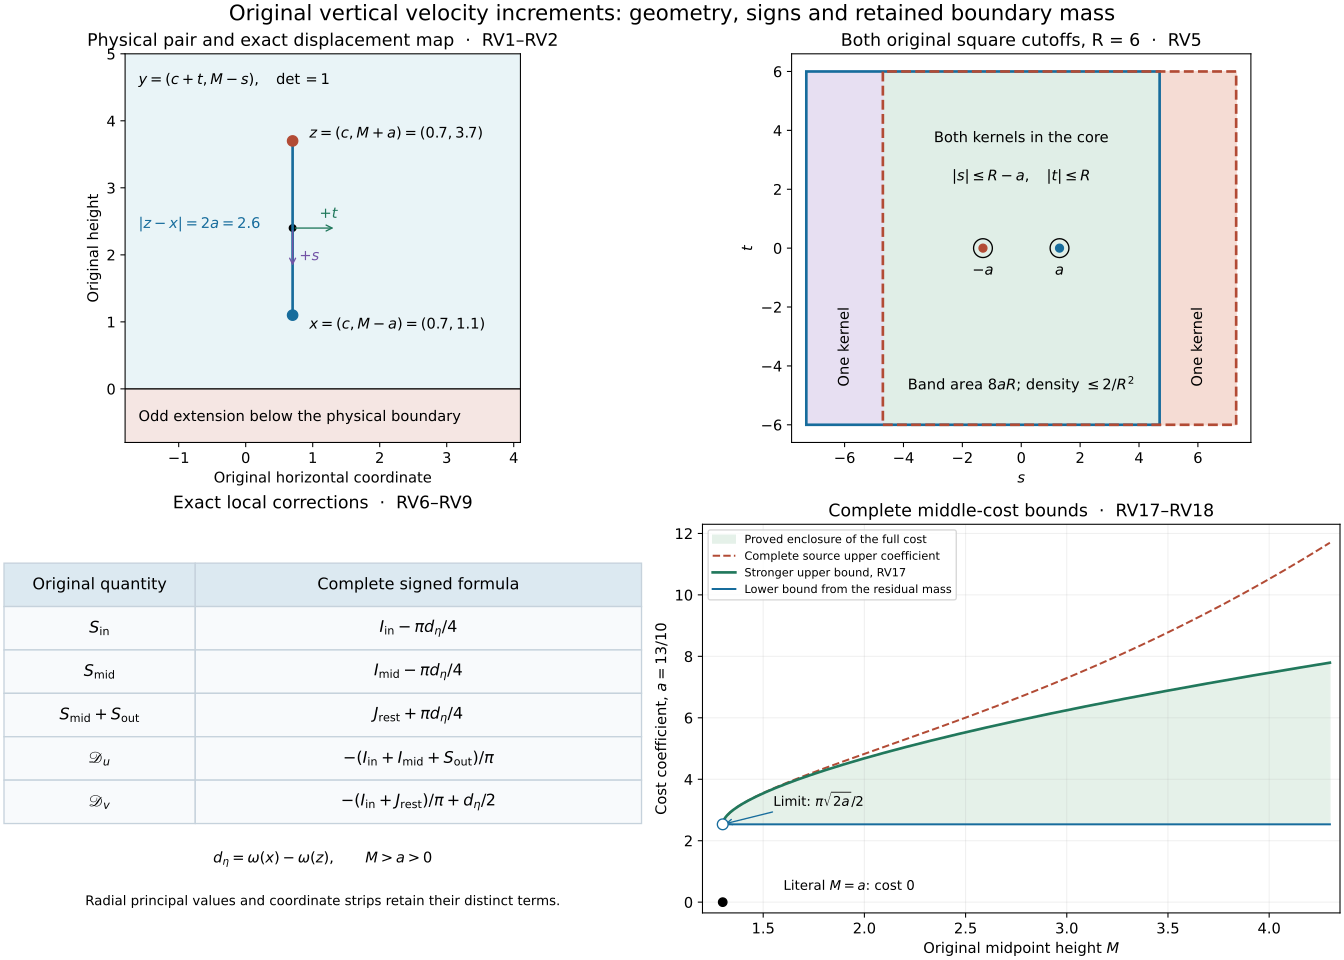

This chart was generated by the following Python code:
"""Original physical coordinates and exact proved bounds, RV1–RV22."""
from pathlib import Path
from datetime import datetime, timezone
import hashlib, json
import numpy as np
import matplotlib
matplotlib.use('Agg')
import matplotlib.pyplot as plt
from matplotlib.patches import Rectangle, Circle

P=Path(__file__).resolve()
a=13/10; c=7/10; M=12/5; R=6
plt.rcParams.update({'font.size':11, 'axes.titlesize':13, 'axes.labelsize':11})
fig,axs=plt.subplots(2,2,figsize=(14,10),layout='constrained')
blue='#176c9c'; red='#b24b35'; green='#21785c'; purple='#7353a6'
ax=axs[0,0]
ax.axhspan(0,5,color='#e9f4f7');ax.axhspan(-.8,0,color='#f5e6e3')
ax.axhline(0,color='black',lw=1)
ax.plot([c,c],[M-a,M+a],color=blue,lw=2)
ax.scatter([c,c],[M-a,M+a],color=[blue,red],s=60,zorder=3)
ax.scatter([c],[M],color='black',s=25)
ax.annotate(r'$x=(c,M-a)=(0.7,1.1)$',(c,M-a),xytext=(.95,.9))
ax.annotate(r'$z=(c,M+a)=(0.7,3.7)$',(c,M+a),xytext=(.95,3.75))
ax.text(-1.6,2.4,r'$|z-x|=2a=2.6$',color=blue)
ax.text(-1.6,4.55,r'$y=(c+t,M-s),\quad \det=1$')
ax.text(-1.6,-.48,'Odd extension below the physical boundary')
ax.annotate('',xy=(c+.65,M),xytext=(c,M),arrowprops={'arrowstyle':'->','color':green})
ax.text(c+.4,M+.15,r'$+t$',color=green)
ax.annotate('',xy=(c,M-.6),xytext=(c,M),arrowprops={'arrowstyle':'->','color':purple})
ax.text(c+.1,M-.48,r'$+s$',color=purple)
ax.set(xlim=(-1.8,4.1),ylim=(-.8,5),xlabel='Original horizontal coordinate',ylabel='Original height',
       title='Physical pair and exact displacement map  ·  RV1–RV2')
ax.set_aspect('equal',adjustable='box')

ax=axs[0,1]
ax.add_patch(Rectangle((-R+a,-R),2*(R-a),2*R,color='#e0eee7'))
ax.add_patch(Rectangle((-R-a,-R),2*a,2*R,color='#e7dff2'))
ax.add_patch(Rectangle((R-a,-R),2*a,2*R,color='#f5dcd4'))
ax.add_patch(Rectangle((-a-R,-R),2*R,2*R,fill=False,ec=blue,lw=2))
ax.add_patch(Rectangle((a-R,-R),2*R,2*R,fill=False,ec=red,lw=2,ls='--'))
ax.scatter([-a,a],[0,0],c=[red,blue],s=35,zorder=4)
for v in [-a,a]:ax.add_patch(Circle((v,0),.32,fill=False,ec='black',lw=1))
ax.text(0,3.6,'Both kernels in the core',ha='center')
ax.text(0,2.3,r'$|s|\leq R-a,\quad |t|\leq R$',ha='center')
ax.text(-R,-4.6,'One kernel',ha='center',rotation=90)
ax.text(R,-4.6,'One kernel',ha='center',rotation=90)
ax.text(0,-4.8,r'Band area $8aR$; density $\leq 2/R^2$',ha='center')
ax.text(-a,-.9,r'$-a$',ha='center');ax.text(a,-.9,r'$a$',ha='center')
ax.set(xlim=(-R-a-.5,R+a+.5),ylim=(-R-.6,R+.6),xlabel=r'$s$',ylabel=r'$t$',
       title='Both original square cutoffs, R = 6  ·  RV5')
ax.set_aspect('equal',adjustable='box')

ax=axs[1,0];ax.axis('off')
ax.set_title('Exact local corrections  ·  RV6–RV9',pad=12)
rows=[
 [r'$S_{\rm in}$',r'$I_{\rm in}-\pi d_\eta/4$'],
 [r'$S_{\rm mid}$',r'$I_{\rm mid}-\pi d_\eta/4$'],
 [r'$S_{\rm mid}+S_{\rm out}$',r'$J_{\rm rest}+\pi d_\eta/4$'],
 [r'$\mathscr{D}_u$',r'$-(I_{\rm in}+I_{\rm mid}+S_{\rm out})/\pi$'],
 [r'$\mathscr{D}_v$',r'$-(I_{\rm in}+J_{\rm rest})/\pi+d_\eta/2$'],
]
table=ax.table(cellText=rows,colLabels=['Original quantity','Complete signed formula'],
               loc='center',colWidths=[.30,.70],bbox=[0,.23,1,.67],cellLoc='center')
table.auto_set_font_size(False);table.set_fontsize(12)
for (i,j),cell in table.get_celld().items():
 cell.set_edgecolor('#c6d2dc');cell.set_facecolor('#dce9f1' if i==0 else '#f8fafc')
ax.text(.5,.13,r'$d_\eta=\omega(x)-\omega(z),\qquad M>a>0$',ha='center',transform=ax.transAxes)
ax.text(.5,.02,'Radial principal values and coordinate strips retain their distinct terms.',
        ha='center',transform=ax.transAxes,fontsize=10)

ax=axs[1,1]
ms=np.linspace(a,a+3,401)
lower=np.pi/2*np.sqrt(2*a)*np.ones_like(ms)
upper=np.pi/2*np.sqrt(2*ms)+4*np.sqrt(ms-a)*(np.pi/2-np.pi/(2*np.sqrt(2)))
old=upper+(ms-a)**2/(4*a*a)*np.sqrt(2*ms)
ax.fill_between(ms,lower,upper,color='#e5f1e9',label='Proved enclosure of the full cost')
ax.plot(ms,old,color=red,ls='--',label='Complete source upper coefficient')
ax.plot(ms,upper,color=green,lw=2,label='Stronger upper bound, RV17')
ax.plot(ms,lower,color=blue,lw=1.5,label='Lower bound from the residual mass')
ax.scatter([a],[lower[0]],facecolors='white',edgecolors=blue,s=65,zorder=5)
ax.scatter([a],[0],color='black',s=40,zorder=5)
ax.annotate(r'Literal $M=a$: cost $0$',(a,0),xytext=(a+.3,.4),fontsize=10)
ax.annotate(r'Limit: $\pi\sqrt{2a}/2$',(a,lower[0]),xytext=(a+.25,lower[0]+.6),fontsize=10,
            arrowprops={'arrowstyle':'->','color':blue})
ax.set(xlim=(a-.1,a+3.05),ylim=(-.35,old[-1]+.6),xlabel=r'Original midpoint height $M$',
       ylabel=r'Cost coefficient, $a=13/10$',title='Complete middle-cost bounds  ·  RV17–RV18')
ax.legend(loc='upper left',fontsize=8.5)
ax.grid(alpha=.18)
fig.suptitle('Original vertical velocity increments: geometry, signs and retained boundary mass',fontsize=16)
for ext in ['png','svg']:fig.savefig(P.with_suffix('.'+ext),dpi=160)
plt.close(fig)
meta=dict(at=datetime.now(timezone.utc).isoformat(),source_sha256=hashlib.sha256(P.read_bytes()).hexdigest(),
          parameters=dict(a=a,c=c,M=M,R=R),locators='RV1–RV22; KX13–KX14; PV3',
          scope='Exact proof formulas sampled for illustration; curves are bounds, not evaluated integral values.',
          human_sources=['Chen–Hou Part I arXiv:2210.07191v4','Chen–Hou Part II arXiv:2305.05660v3'],
          visual_inspection='pending')
P.with_suffix('.json').write_text(json.dumps(meta,indent=2)+'\n',encoding='utf-8',newline='\n')
print(json.dumps({'figure':str(P.with_suffix('.png'))}))
